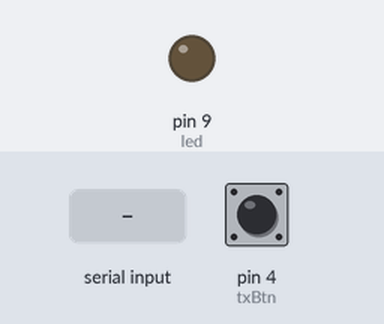
The sketch below on a simulated Arduino Uno, built with avr-gcc and run on an emulated ATmega328P. Parts: output pins drawn as LEDs (lit = HIGH). Inputs (shaded band) come from the test bench; at power-on: pin 4 (txBtn) LOW. Random numbers use the default seed unless the sketch sets one; what the sketch prints to the serial monitor is not drawn.

Above: at 1.2 s.
1.3 s: pin 4 (txBtn) pulled HIGH for 0.15 s
2.9 s: "1" received over the second serial link
4.4 s: "0" received over the second serial link
5.9 s: "2" received over the second serial link
Timing chart, 0 to 8.4 s (numbered marks = the images above; inputs shaded):
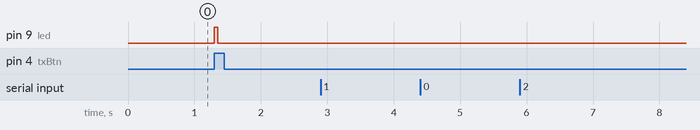

Measured:
- after the input at 1.3 s, pin 9 (led): LOW → HIGH at once, → LOW 0.05 s later
- after the input at 2.9 s, every drawn part: stays the same
- after the input at 4.4 s, every drawn part: stays the same
- after the input at 5.9 s, every drawn part: stays the same

The sketch:

csma-catxrxasync.ino
```cpp
typedef enum ASYNC_EVT { ASYNC_INIT = 0, ASYNC_CONT = ASYNC_INIT, ASYNC_DONE = 1 } async;
#define async_state unsigned _async_k
struct as_state { async_state; };
#define async_begin(k) unsigned *_async_k = &(k)->_async_k; switch(*_async_k) { default:
#define async_end *_async_k=ASYNC_DONE; case ASYNC_DONE: return ASYNC_DONE; }
#define await(cond) await_while(!(cond))
#define await_while(cond) *_async_k = __LINE__; case __LINE__: if (cond) return ASYNC_CONT
#define async_yield *_async_k = __LINE__; return ASYNC_CONT; case __LINE__:
#define async_exit *_async_k = ASYNC_DONE; return ASYNC_DONE
#define async_init(state) (state)->_async_k=ASYNC_INIT
#define async_done(state) (state)->_async_k==ASYNC_DONE
#define async_call(f, state) (async_done(state) || (f)(state))
#define await_delay(delay) \
{ \
  do { \
    static unsigned long as_sleep; \
    as_sleep = millis(); \
    await(millis() - as_sleep > delay); \
  } while(false); \
}

#define MAX_BUFFER 		64
#define WNDW			10
#define STOP_BIT  		10
#define MSG  			55
#define SOFV			254
#define ACK  			129 //(100000001)  il primo (MSB) bit è un ack bit
#define NACK  			128 //(100000001)  il primo (MSB) bit è un ack bit
#define TBASE			3000
#define MAXATTEMPTS  	5
#define WNDW    		2000
#define TXTIMEOUT 		2000
#define DIFS 			20
#define EIFS 			40

#include <SoftwareSerial.h>
#define swPin 3
#define swSpeed	2400
#define dirPin 13

SoftwareSerial *mySerial;


// struttura dati parallela (non serializzata) che costituisce il messaggio
typedef struct{
   uint8_t u8sof;
   uint8_t u8da;
   uint8_t u8sa;
   uint8_t u8group;
   uint8_t u8si;
   uint8_t data[20];    //lunghezza massima del payload!!!
   int8_t msglen;
   bool multicast;
} telegram_t;

void sendMsg(telegram_t *tosend);
bool sendData(telegram_t *tosend);
void parallelToSerial(const telegram_t *tosend);
int8_t poll(telegram_t *rt);
void rcvEvent(telegram_t* rcvd, uint8_t msglen);
//lo calcola dal primo byte del messaggio (header compreso)
uint16_t calcCRC(uint8_t);

// offesets (spiazzamenti) dei campi del messaggio a partire dall inizio
enum MESSAGE
{
    DA            = 0, //!< destination address position
    SA,		//!< source address position
    GROUP, 		//!< Function code position
    SI, 		//!< Service identifier position
    BYTE_CNT,  	//!< byte counter position
    PAYLOAD 	//!<  start of data position
};

// stati del protocollo
enum PROTO_STATE
{
    MSGWAIT             	= 1,
    ACKWAIT              	= 2
};
enum FLAGS
{
    ACKARRIVED             	= 0,
    MSGARRIVED              = 1,
	TIMEOUTEVNT             = 2,
	CHANNELFREE             = 3,
	BACKELAPSED             = 4
};

enum ERR_LIST
{
    ERR_BUFF_OVERFLOW             = -1,
    ERR_BAD_CRC                   = -2,
};

uint8_t u8Buffer[MAX_BUFFER]; // buffer unico condiviso per TX e RX (da usare alternativamente)
uint8_t u8lastRec; // per rivelatore di fine trama (stop bit)
uint32_t u32time, u32difsTime;
uint8_t _txpin;
uint8_t n=0;
uint8_t mysa;
uint8_t mygroup;
uint8_t u8state = MSGWAIT;
unsigned long precAck=0;
unsigned long precBack=0;
unsigned long timeoutTime=TXTIMEOUT;
Stream *port;
bool flags[5];// flags[ACKARRIVED], flags[MSGARRIVED], flags[CHANNELFREE], flags[TIMEOUTEVNT], flags[BACKELAPSED]
bool isbackoff = false;
bool backFreezed = false;

char* rcvdata;
telegram_t txobj, rxobj, ackobj;
unsigned long prec=0;
byte txBtn = 4;
byte led=9;
long tt;
uint8_t u8BufferSize = 0;

uint8_t getMySA(){
	return mysa;
}

uint8_t getMyGroup(){
	return mygroup;
}

bool isMsgWaitState(){
	return (u8state == MSGWAIT);
}

void rcvEventCallback(){
	Serial.print("Ricevuto:");
	Serial.println(rcvdata);
}

bool dataFrameArrived(){
	return flags[MSGARRIVED];
}

bool ack_received(){
	return flags[ACKARRIVED];
}

bool ackOrTimeout(){
	return (flags[ACKARRIVED] || flags[TIMEOUTEVNT]);
}

bool channelFree(){
	return flags[CHANNELFREE];
}

bool channelFreeDuringBackoff(){
	return flags[BACKELAPSED];
}

long getBackoff(){
	precBack = millis();
	isbackoff = true;
	return random(0, WNDW*pow(2,n));
}

void init(Stream *port485, uint8_t _txpin485, uint8_t mysa485, uint8_t mygroup485, uint32_t u32speed=0){
	randomSeed(analogRead(0));
	port = port485;
	_txpin = _txpin485;
	mysa = mysa485;
	mygroup = mygroup485;
	if(u32speed > 0){
		static_cast<HardwareSerial*>(port)->begin(u32speed);
	}
	ackobj.u8sa = mysa;
	ackobj.u8group = mygroup;
	ackobj.u8si = ACK;
	//ackobj.data = 0;
	ackobj.msglen = 0;
}

void sendAck(){
	flags[MSGARRIVED] = false;
	ackobj.u8si = ACK;
	sendMsg(&ackobj);
	Serial.println("receiver ack sent ");
}

bool sendData(telegram_t *tosend){
	bool sent = false;
	tosend->u8si = MSG;
	sendMsg(tosend);
	u8state = ACKWAIT;
	if(u8state == MSGWAIT){
		sent = true;
	}
	precAck = millis();
	flags[ACKARRIVED] = false;
	flags[TIMEOUTEVNT] = false;
	flags[BACKELAPSED] = false;
	Serial.print("Sent data: ");
	return sent;
}
//invia un messaggio in formato "parallelo" sotto forma di struct
// sull'uscita seriale
void sendMsg(telegram_t *tosend){
	tosend->u8sa = mysa;
	tosend->u8group = mygroup;
	parallelToSerial(tosend);
	sendTxBuffer(u8Buffer[ BYTE_CNT ]); //trasmette sul canale
}

void printRxBuffer(uint8_t u8BufferSize)
{
	uint8_t i=0;
	Serial.println();
    while ( i < u8BufferSize ) // finchè ce ne sono, leggi i caratteri && u8Buffer[ i ]!=0
    {					  // e mettili sul buffer di ricezione
		Serial.print("(");
		Serial.print((char) u8Buffer[ i ]);
		Serial.print(":");
		Serial.print((uint8_t) u8Buffer[ i ],DEC);
		Serial.print("),");
        i ++;
    }
	Serial.println();
}

// carica i campi della struct nella giusta posizione nel buffer
// secondo il formato del messaggio stabilito dal protocollo
void parallelToSerial(const telegram_t *tosend){
	//copia header
	u8Buffer[ DA ] = tosend->u8da; //2
	u8Buffer[ SA ] = tosend->u8sa; //1
	u8Buffer[ GROUP ] = tosend->u8group; //1
	u8Buffer[ SI ] = tosend->u8si; //55
	u8Buffer[ BYTE_CNT ] = tosend->msglen + PAYLOAD; //15
	//copia payload
	for(int i=0; i < tosend->msglen; i++){
		u8Buffer[i+PAYLOAD] = tosend->data[i];
	}
}

//lo calcola dal primo byte del messaggio (header compreso)
uint16_t calcCRC(uint8_t u8length)
{
    unsigned int temp, temp2, flag;
    temp = 0xFFFF;
    for (unsigned char i = 0; i < u8length; i++)
    {
        temp = temp ^ u8Buffer[i];
        for (unsigned char j = 1; j <= 8; j++)
        {
            flag = temp & 0x0001;
            temp >>=1;
            if (flag)
                temp ^= 0xA001;
        }
    }
    // Reverse byte order.
    temp2 = temp >> 8;
    temp = (temp << 8) | temp2;
    temp &= 0xFFFF;
    // the returned value is already swapped
    // crcLo byte is first & crcHi byte is last
    return temp;
}

bool checkCRC(uint8_t u8BufferSize){
	bool ok = true;

	// gli ultimi due byte del messaggio sono il CRC calcolato dal Tx
	// confonta il CRC ricevuto dal Tx con quello calcolato in locale
    uint16_t u16MsgCRC = // etraggo il CRC del Tx dal messaggio
        ((u8Buffer[u8BufferSize - 2] << 8)
         | u8Buffer[u8BufferSize - 1]); // combine the crc Low & High bytes
    // calcolo il CRC del Rx e lo confronto con quello del Tx
    if ( calcCRC( u8BufferSize-2 ) != u16MsgCRC ) //except last two byte
    {
            ok = false;
    }
	return ok;
}

// ascolta in polling l'ingresso seriale
int8_t poll(telegram_t *rt)
{
	uint8_t u8current;
	//GENERATORE EVENTI
	// Lista di condizioni annidate. La valutazione di una condizione è vincolata alla verità di tutte quelle che la precedono.
	// La relazione tra le condizioni consiste in un AND logico tra una condizione e la successiva.
	// Per rendere più leggibile il codice, la valutazione annidata delle condizioni è sostituita da una valutazione
	// sequenziale delle stesse che può far ritornare in anticipo la funzione prima dell'esecuzione del codice a valle
	// di una condizione non vera.
	// Ogni condizione valuta l'accadere di un evento. Un evento può essere un particolare valore in ingresso (messaggo)
	// o lo scadere del tempo (timeout) di un timer.
	// Il mancato accadimento di un evento in cima alla lista disattiva la valutazione dell'accadimento di tutti quelli a valle // (short circuit).


	// RECEIVE EVENT DETECTOR. Polling che controlla quanti caratteri del messaggio sono arrivati
	// sulla coda di ricezione
	u8current = port->available();

	if (u8current == 0){ // nessun messaggio (canale libero)
		flags[CHANNELFREE]=true;
		//allora valuta lo scadere del timer
		if(u8state == ACKWAIT){
			if(millis()-precAck > timeoutTime){
				flags[TIMEOUTEVNT] = true;
			}
		}
		if(isbackoff == true){
			if(backFreezed){
				precBack = millis();
				backFreezed = false;
			}
			if(millis()-precBack > tt){
				flags[BACKELAPSED] = true;
				isbackoff = false;
			}
		}
		//la trasmissione di un'altra stazione potrebbe anche essere destinata alla stazione stessa per cui il backoff potrebbe anche essere interrotto dalla ricezione di un messaggio.
		// rendi mutuamente esclusivo il blocco di codice
		return 0;  // se non è arrivato nulla ricontrolla al prossimo giro
	}

	backFreezed = true;
	flags[CHANNELFREE]=false;

	// RESET STOP BIT TIMER. Se arrivano nuovi caratteri rimani in ascolto
	// perchè il messaggio è ancora incompleto
	if (u8current != u8lastRec)
	{
		// aggiorna ogni volta che arriva un nuovo carattere!
		u8lastRec = u8current;
		u32time = millis();
		// rendi mutuamente esclusivo il blocco di codice
		return 0;
	}

	// STOP BIT DETECTOR. Se non arrivano nuovi caratteri ma è troppo presto allora aspetta
	if ((unsigned long)(millis() -u32time) < (unsigned long)STOP_BIT) {
		// rendi mutuamente esclusivo il blocco di codice
		return 0;
	}
	// COPY TO RECEIVE BUFFER. Se non arrivano nuovi caratteri ma è passato il tempo di interframe
	// alllora vuol dire che la trama è completa allora bufferizza
   	int8_t i8state = getRxBuffer();
	Serial.print("Received: ");
	printRxBuffer(u8Buffer[ BYTE_CNT ]);
    // INCOMPLETE MESSAGES DETECTOR. Se è palesemente incompleta scartala!
   	if (i8state < PAYLOAD)
	{
		// rendi mutuamente esclusivo il blocco di codice
		if(i8state == ERR_BAD_CRC){
			Serial.println("Rilevata probabile collisione!");
		}
		Serial.println("Messaggio incompleto: ");
		return i8state;
	}

	 if (((u8Buffer[ DA ] == mysa) || ((u8Buffer[ GROUP ] == mygroup)) && (u8Buffer[ DA ] == 255))){
		Serial.println("msg destinato a me");
		Serial.print("DA: ");
		Serial.println((uint8_t)u8Buffer[ DA ]);
		Serial.print("SA mio: ");
		Serial.println((uint8_t)mysa);
		Serial.print("SI: ");
		Serial.println((uint8_t)u8Buffer[ SI ]);
	}else{
		Serial.println("msg NON destinato a me");
		return 0;  // altrimenti se il messaggio non è indirizzato a me...scarta
	}

	// MSSAGE SELECTOR.
    if (u8Buffer[ SI ] == MSG){ // se ricevo un messaggio
		// prendi l'indirizzo di sorgente del messaggio ricevuto
		// e fallo diventare indirizzo di destinazione del messaggio di ack
		ackobj.u8da = u8Buffer[ SA ];
		rcvEvent(rt, i8state); // parallelizza
		// se ricevo un messaggio invio l'ack
		ackobj.u8si = ACK;
		flags[MSGARRIVED] = true;
		// funzione che realizza l'azione da compiere all'arrivo del  //messaggio
		rcvdata = (char*)rt->data;
		// rendi mutuamente esclusivo il blocco di codice
		return i8state;
	}else if (u8Buffer[ SI ] == ACK){ // se ricevo un ack
		if(u8state == ACKWAIT){
			u8state = MSGWAIT;	//next go to MSGWAIT
			flags[ACKARRIVED] = true;
		}//else messaggio di ack si perde....
	}
	return i8state;
}

void sendTxBuffer(uint8_t u8BufferSize){
	// switch to TX
	mySerial->end();   // nicely close the serial port
	delete mySerial;    // remove the object
	mySerial = new SoftwareSerial( -1, swPin);  // does -1 disable the RX ? I'm not sure.
	mySerial->begin(swSpeed);
	uint16_t u16crc = calcCRC( u8BufferSize );
    u8Buffer[ u8BufferSize ] = u16crc >> 8;  //seleziona il byte più significativo
    u8BufferSize++;
    u8Buffer[ u8BufferSize ] = u16crc & 0x00ff; //seleziona il byte meno significativo
    u8BufferSize++;
	// transfer buffer to serial line
	port->write( u8Buffer, u8BufferSize );
	port->flush();
	while(port->read() >= 0);
	// switch to RX
	mySerial->end();   // nicely close the serial port
	delete mySerial;    // remove the object
	mySerial = new SoftwareSerial( swPin, -1);  // does -1 disable the RX ? I'm not sure.
	mySerial->begin(swSpeed);
	Serial.print("Transmitted: ");
	printRxBuffer(u8BufferSize);
}

int8_t getRxBuffer()
{
    //uint8_t u8BufferSize = 0;
	uint8_t app;

    while ( port->available() && u8BufferSize <= BYTE_CNT) // finchè ce ne sono, leggi i caratteri
    {					  // e mettili sul buffer di ricezione
        u8Buffer[ u8BufferSize ] = port->read();
        u8BufferSize ++;
    }
	//leggi il messaggio più i due byte di CRC
	while ( port->available() && u8BufferSize < u8Buffer[ BYTE_CNT ]+2) // finchè ce ne sono, leggi i caratteri
    {					  // e mettili sul buffer di ricezione
        u8Buffer[ u8BufferSize ] = port->read();
        u8BufferSize ++;
		// segnala evento di buffer overflow (un attacco hacker?)
        if (u8BufferSize >= MAX_BUFFER){
			return ERR_BUFF_OVERFLOW;
		}
    }
	if(u8BufferSize == u8Buffer[ BYTE_CNT ]+2){
		app = u8BufferSize;
		u8BufferSize = 0;
		if(!checkCRC(u8Buffer[ BYTE_CNT ]+2)){
			return ERR_BAD_CRC;
		}
	}
    return app;
}

// deserializzzazione in ricezione
void rcvEvent(telegram_t* rcvd, uint8_t msglen){
// converti da formato seriale (array di char) in formato parallelo
//(non serializzato)
	// header
	rcvd->u8da = u8Buffer[ SA ];
	rcvd->u8group = u8Buffer[ GROUP ];
	rcvd->u8si = u8Buffer[ SI ];
	rcvd->msglen = u8Buffer[ BYTE_CNT ];
	// payload
	for(int i=0; i < msglen-PAYLOAD; i++){
		rcvd->data[i] = u8Buffer[i+PAYLOAD];
	}
	// notifica l'evento di ricezione all'applicazione con una callback
}
//------------------------------------------------------------------------------------------------------------------------------------------------------
//------------------------------------------------------------------------------------------------------------------------------------------------------
as_state ptRcv, ptSend;
async rcvTask(as_state *pt);
async sendTask(as_state *pt);

async rcvTask(as_state *pt) {
  async_begin(pt);
  // Loop forever
  while(true) {
	await(dataFrameArrived());
	rcvEventCallback();
	sendAck();
  }
  async_end;
}


async sendTask(as_state *pt) {
  async_begin(pt);
  // Loop forever
  while(true) {
	 Serial.println("Premi il tasto per trasmettere un messaggio.");
	 await(digitalRead(txBtn));
	 digitalWrite(led, HIGH);
	 await_delay(50);
	 digitalWrite(led, LOW);
	 await_delay(50);
	 n = 0;  //azzera conteggio
	 while(n < MAXATTEMPTS){
		Serial.println("Attendo che si liberi il canale: ");
		await(channelFree());
		await_delay(DIFS);
		Serial.print("Timeout n: ");
		Serial.print(n);
		Serial.print(": ritrasmissione tra: ");
		tt = getBackoff();
		Serial.print((float) tt/1000);
		Serial.println(" secondi");
		await(channelFreeDuringBackoff());
		sendData(&txobj);
		Serial.print(" Ritrasmesso.");
		Serial.println("Attendo ack o timeout: ");
		await(ackOrTimeout());
		if(ack_received()){
			n = MAXATTEMPTS;
			Serial.println("Ricevuto ack: ");
		}else{
			/* timeout scaduto: si ritrasmette*/
			n++;
		}
	 }
  }
  async_end;
}

void setup(){
	// default: RX
	mySerial = new SoftwareSerial(swPin, -1);  // does -1 disable the TX ? I'm not sure.
	mySerial->begin(swSpeed);
	pinMode(led, OUTPUT);
	pinMode(txBtn, INPUT);
	async_init(&ptRcv);
	async_init(&ptSend);
	Serial.println("I am sender!");
	Serial.begin(115200);
	init(mySerial, dirPin, 3, 1, 0); // port485, txpin, mysa, mygroup4, speed=9600
	//preparazione messaggio TX (parallelo)
	txobj.u8da = 1;
	strcpy((char*)txobj.data,"ciaop");
	txobj.msglen = strlen((char*) txobj.data) + 1;
}

void loop() // run over and over
{
	poll(&rxobj);
	rcvTask(&ptRcv);
	sendTask(&ptSend);
}
```
